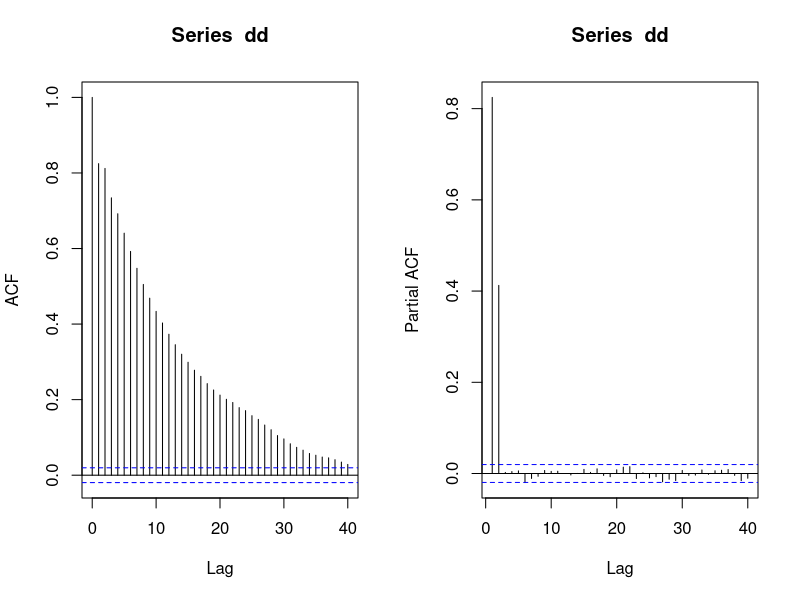
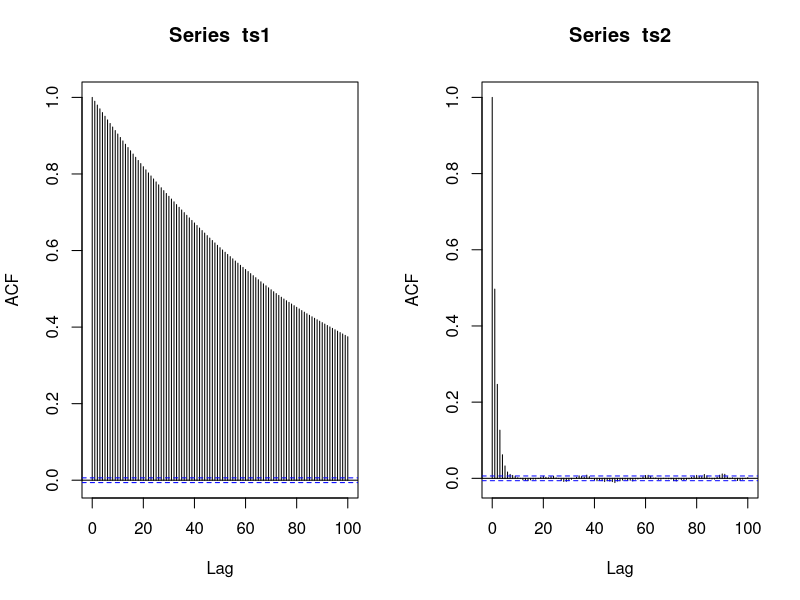
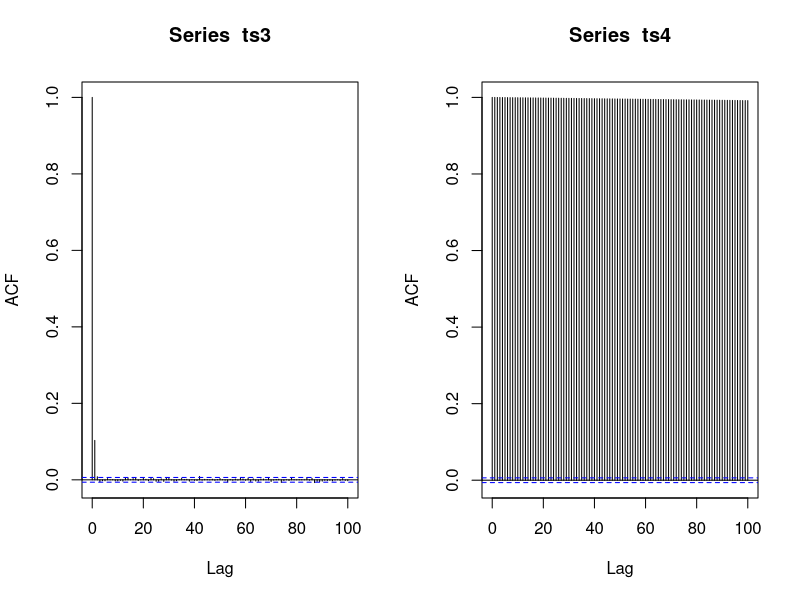
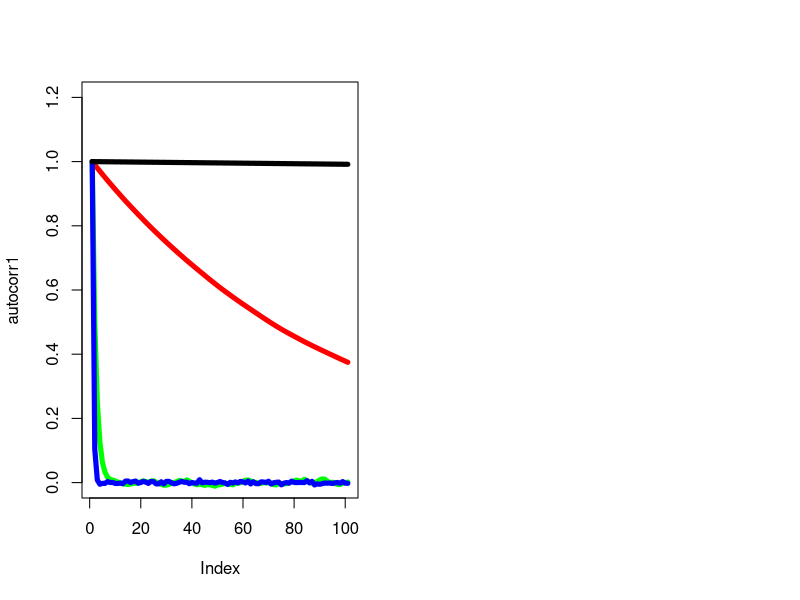

Write the R code that produced these figures, in order.




rm(list=ls())
dd <- arima.sim(model = list(ar =c(0.5,0.4)), n = 10000, sd = 0.1) #ar=phy1=0.9  or ar=0.5r(t-1)+0.4r(t-2)
par(mfrow=c(1,2))
acf(dd)
#acf(dd)$acf  
sd(dd)
pacf(dd)
#pacf(dd,5)$acf



rm(list=ls())
### Reproducing Figure 3.2
ts1 <- arima.sim( model = list(ar = 0.99), n = 100000, sd = 0.1)
autocorr1 <- acf(ts1, 100)$acf[1:101]
ts2 <- arima.sim( model = list(ar = 0.5),  n = 100000, sd = 0.1)
autocorr2 <- acf(ts2, 100)$acf[1:101]
ts3 <- arima.sim( model = list(ar = 0.1),  n = 100000, sd = 0.1)
autocorr3 <- acf(ts3, 100)$acf[1:101]
ts4 <- arima.sim( model = list(order=c(0, 1, 0)), n = 100000, sd = 0.1)#random walk model

autocorr4 <- acf(ts4, 100)$acf[1:101]

plot(autocorr1, col='red', type='l', ylim=c(0, 1.2), lwd=5)
points(autocorr2, col='green', type='l', lwd=5)
points(autocorr3, col='blue', type='l', lwd=5)
points(autocorr4, col='black', type='l', lwd=5)

